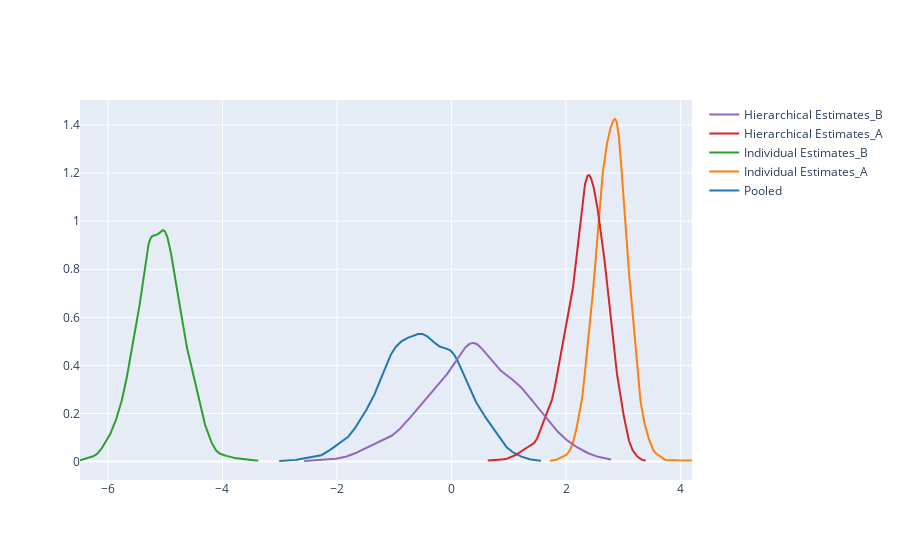

Notebook cell for this chart:
### Code cell
posterior_beta_hierarchical = trace_hierarchical.get_values(
    "beta_hierarchical", burn=1000, chains=[1]
)

all_posteriors = np.concatenate([all_posteriors, posterior_beta_hierarchical.T])


fig = ff.create_distplot(
    all_posteriors,
    ["Pooled", "Individual Estimates_A", "Individual Estimates_B"]
    + ["Hierarchical Estimates_A", "Hierarchical Estimates_B"],
    show_hist=False,
    show_rug=False,
)
fig.show()

### Figure 1 — Plotly figure (JSON) as saved in the notebook; plotly's stock layout.template omitted (floating-point values rounded to 4 significant figures; data arrays with more than 128 entries replaced by an {"elided": "..."} marker saying what was removed)
{"data": [{"legendgroup": "Pooled", "marker": {"color": "rgb(31, 119, 180)"}, "mode": "lines", "name": "Pooled", "showlegend": true, "type": "scatter", "x": {"elided": "500 float values"}, "xaxis": "x", "y": {"elided": "500 float values"}, "yaxis": "y"}, {"legendgroup": "Individual Estimates_A", "marker": {"color": "rgb(255, 127, 14)"}, "mode": "lines", "name": "Individual Estimates_A", "showlegend": true, "type": "scatter", "x": {"elided": "500 float values"}, "xaxis": "x", "y": {"elided": "500 float values"}, "yaxis": "y"}, {"legendgroup": "Individual Estimates_B", "marker": {"color": "rgb(44, 160, 44)"}, "mode": "lines", "name": "Individual Estimates_B", "showlegend": true, "type": "scatter", "x": {"elided": "500 float values"}, "xaxis": "x", "y": {"elided": "500 float values"}, "yaxis": "y"}, {"legendgroup": "Hierarchical Estimates_A", "marker": {"color": "rgb(214, 39, 40)"}, "mode": "lines", "name": "Hierarchical Estimates_A", "showlegend": true, "type": "scatter", "x": {"elided": "500 float values"}, "xaxis": "x", "y": {"elided": "500 float values"}, "yaxis": "y"}, {"legendgroup": "Hierarchical Estimates_B", "marker": {"color": "rgb(148, 103, 189)"}, "mode": "lines", "name": "Hierarchical Estimates_B", "showlegend": true, "type": "scatter", "x": {"elided": "500 float values"}, "xaxis": "x", "y": {"elided": "500 float values"}, "yaxis": "y"}], "layout": {"barmode": "overlay", "hovermode": "closest", "legend": {"traceorder": "reversed"}, "xaxis": {"anchor": "y2", "domain": [0, 1], "zeroline": false}, "yaxis": {"anchor": "free", "domain": [0, 1], "position": 0}}}
